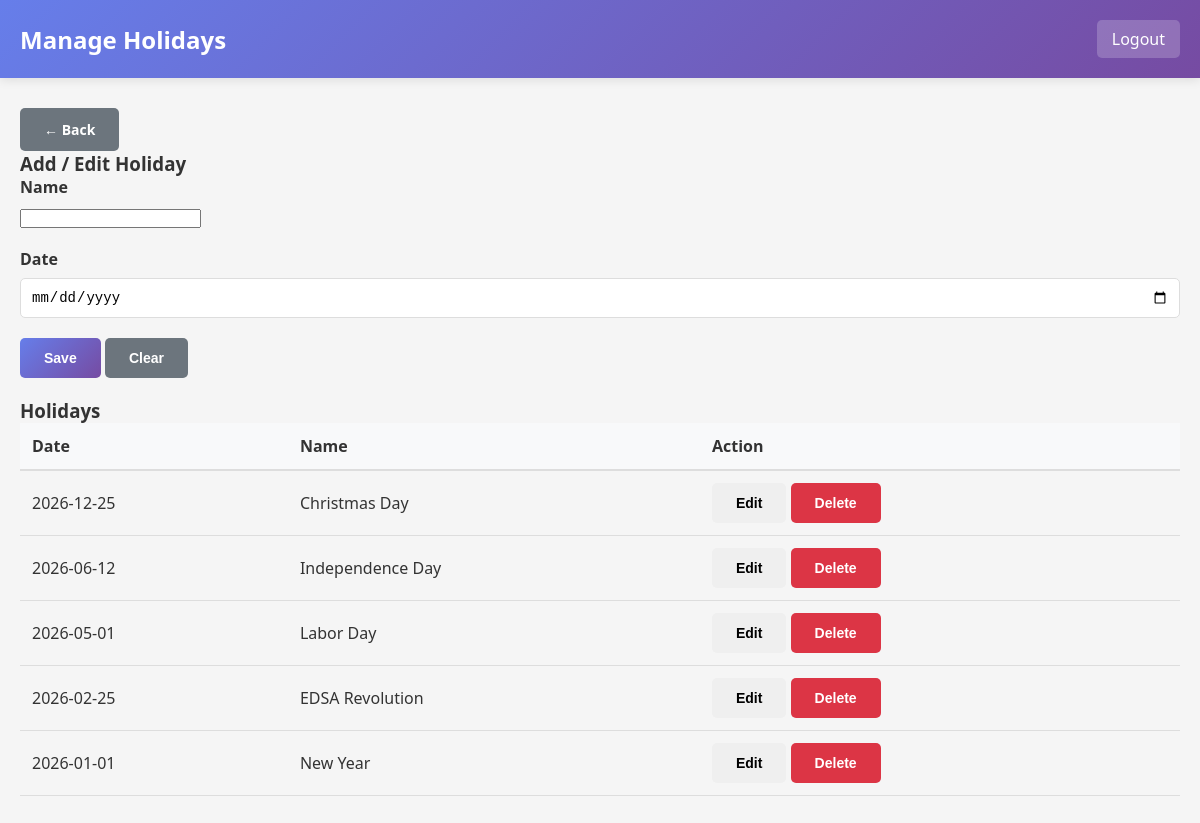
Page /hrgetafee-simple/admin/holidays.php (signed in) on the committed database.
### tables this page shows
CREATE TABLE `holidays` (
  `holiday_id` int(11) NOT NULL,
  `holiday_name` varchar(100) NOT NULL,
  `holiday_date` date NOT NULL,
  `created_at` timestamp NOT NULL DEFAULT current_timestamp(),
  `is_deleted` tinyint(1) DEFAULT 0,
  `deleted_at` timestamp NULL DEFAULT NULL,
  `deleted_by` int(11) DEFAULT NULL
);

### hrgetafee-simple/admin/holidays.php (the view, shortened to what this page needs)
<?php
require_once '../config/database.php';
$holidays = [];
$res = $conn->query("SELECT holiday_id, holiday_name, holiday_date, created_at FROM holidays ORDER BY holiday_date DESC");
if ($res) $holidays = $res->fetch_all(MYSQLI_ASSOC);
?>
<!DOCTYPE html>
<html>
<head><meta charset="utf-8"><title>Manage Holidays</title><link rel="stylesheet" href="../assets/css/style.css"></head>
<body>
<div class="navbar"><h2>Manage Holidays</h2><div class="navbar-user"><a href="../logout.php">Logout</a></div></div>
<div class="container">
    <a href="dashboard.php" class="btn btn-secondary">← Back</a>
    <h3>Add / Edit Holiday</h3>
    <form method="post">
        <div class="form-group">
            <label>Name</label>
            <input name="holiday_name" id="holiday_name" required>
        </div>
        <div class="form-group">
            <label>Date</label>
            <input type="date" name="holiday_date" id="holiday_date" required>
        </div>
        <button type="submit" name="save_holiday" class="btn btn-primary">Save</button>
        <button type="button" id="clearHoliday" class="btn btn-secondary">Clear</button>
    </form>
    <h3 style="margin-top:20px">Holidays</h3>
    <table>
        <thead><tr><th>Date</th><th>Name</th><th>Action</th></tr></thead>
        <tbody>
            <?php foreach ($holidays as $h): ?>
            <tr>
                <td><?php echo htmlspecialchars($h['holiday_date']); ?></td>
                <td><?php echo htmlspecialchars($h['holiday_name']); ?></td>
                <td>
                    <button onclick="editHoliday(<?php echo (int)$h['holiday_id']; ?>, '<?php echo htmlspecialchars(addslashes($h['holiday_name'])); ?>', '<?php echo $h['holiday_date']; ?>')" class="btn">Edit</button>
                    <form method="post" style="display:inline;" onsubmit="return confirm('Delete?');">
                        <button type="submit" name="delete_holiday" class="btn btn-danger">Delete</button>
                    </form>
                </td>
            </tr>
            <?php endforeach; ?>
        </tbody>
    </table>
</div>
</body>
</html>

### hrgetafee-simple/assets/css/style.css (style rules this page uses)
* { margin: 0; padding: 0; box-sizing: border-box; }
body { font-family: 'Segoe UI', Tahoma, Geneva, Verdana, sans-serif; background-color: #f5f5f5; color: #333; }
.navbar { background: linear-gradient(135deg, #667eea 0%, #764ba2 100%); color: white; padding: 20px; display: flex; justify-content: space-between; align-items: center; box-shadow: 0 2px 10px rgba(0, 0, 0, 0.1); }
.navbar h2 { font-size: 24px; font-weight: 600; }
.navbar-user { display: flex; gap: 15px; align-items: center; }
.navbar-user a { background: rgba(255, 255, 255, 0.2); color: white; padding: 8px 15px; text-decoration: none; border-radius: 5px; transition: background 0.3s; }
.container { max-width: 1200px; margin: 30px auto; padding: 0 20px; }
.btn { display: inline-block; padding: 12px 24px; border: none; border-radius: 5px; cursor: pointer; font-size: 14px; font-weight: 600; text-decoration: none; transition: all 0.3s; }
.btn-primary { background: linear-gradient(135deg, #667eea 0%, #764ba2 100%); color: white; }
.btn-danger { background: #dc3545; color: white; }
.btn-secondary { background: #6c757d; color: white; }
table { width: 100%; border-collapse: collapse; }
table thead { background-color: #f8f9fa; border-bottom: 2px solid #ddd; }
table th { padding: 12px; text-align: left; font-weight: 600; color: #333; }
table td { padding: 12px; border-bottom: 1px solid #ddd; }
.form-group { margin-bottom: 20px; }
label { display: block; margin-bottom: 8px; font-weight: 600; color: #333; }
input[type="text"], input[type="email"], input[type="password"], input[type="number"], input[type="date"], select, textarea { width: 100%; padding: 10px; border: 1px solid #ddd; border-radius: 5px; font-size: 14px; transition: border-color 0.3s; }

### rows in the picture
holidays: holiday_date "2026-12-25", holiday_name "Christmas Day"
holidays: holiday_date "2026-06-12", holiday_name "Independence Day"
holidays: holiday_date "2026-05-01", holiday_name "Labor Day"
holidays: holiday_date "2026-02-25", holiday_name "EDSA Revolution"
holidays: holiday_date "2026-01-01", holiday_name "New Year"
